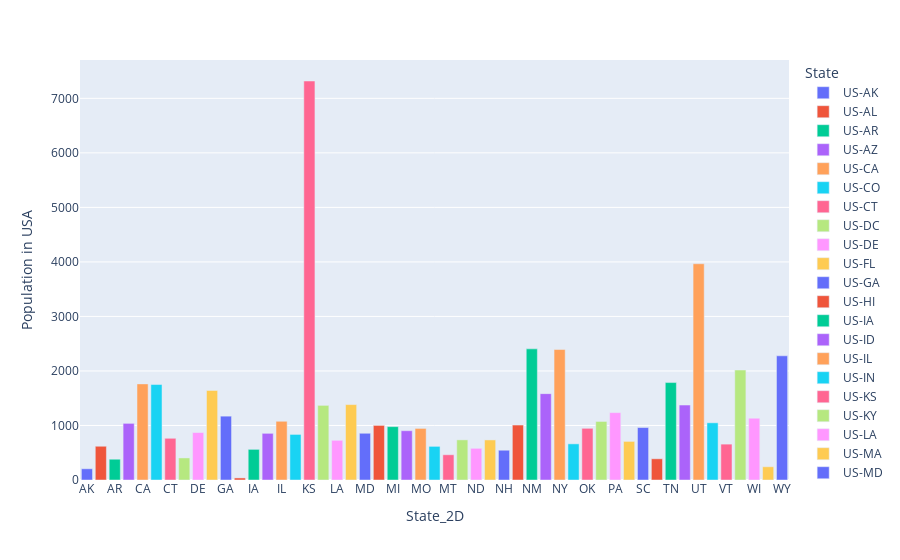

Notebook code cell kept with this figure:
### Code cell
# data_canada = data[data.country == 'Canada']
fig = px.bar(
    state_sum,
    x="State_2D",
    y="howMany",
    # hover_data=["State_2D"],
    color="State",
    labels={"howMany": "Population in USA"},
    height=400,
)
fig.show()

### Figure 1 — Plotly figure (JSON) as saved in the notebook; plotly's stock layout.template omitted (floating-point values rounded to 4 significant figures)
{"data": [{"alignmentgroup": "True", "hovertemplate": "State=US-AK<br>State_2D=%{x}<br>Population in USA=%{y}<extra></extra>", "legendgroup": "US-AK", "marker": {"color": "#636efa"}, "name": "US-AK", "offsetgroup": "US-AK", "orientation": "v", "showlegend": true, "textposition": "auto", "type": "bar", "x": ["AK"], "xaxis": "x", "y": [206], "yaxis": "y"}, {"alignmentgroup": "True", "hovertemplate": "State=US-AL<br>State_2D=%{x}<br>Population in USA=%{y}<extra></extra>", "legendgroup": "US-AL", "marker": {"color": "#EF553B"}, "name": "US-AL", "offsetgroup": "US-AL", "orientation": "v", "showlegend": true, "textposition": "auto", "type": "bar", "x": ["AL"], "xaxis": "x", "y": [619], "yaxis": "y"}, {"alignmentgroup": "True", "hovertemplate": "State=US-AR<br>State_2D=%{x}<br>Population in USA=%{y}<extra></extra>", "legendgroup": "US-AR", "marker": {"color": "#00cc96"}, "name": "US-AR", "offsetgroup": "US-AR", "orientation": "v", "showlegend": true, "textposition": "auto", "type": "bar", "x": ["AR"], "xaxis": "x", "y": [381], "yaxis": "y"}, {"alignmentgroup": "True", "hovertemplate": "State=US-AZ<br>State_2D=%{x}<br>Population in USA=%{y}<extra></extra>", "legendgroup": "US-AZ", "marker": {"color": "#ab63fa"}, "name": "US-AZ", "offsetgroup": "US-AZ", "orientation": "v", "showlegend": true, "textposition": "auto", "type": "bar", "x": ["AZ"], "xaxis": "x", "y": [1039], "yaxis": "y"}, {"alignmentgroup": "True", "hovertemplate": "State=US-CA<br>State_2D=%{x}<br>Population in USA=%{y}<extra></extra>", "legendgroup": "US-CA", "marker": {"color": "#FFA15A"}, "name": "US-CA", "offsetgroup": "US-CA", "orientation": "v", "showlegend": true, "textposition": "auto", "type": "bar", "x": ["CA"], "xaxis": "x", "y": [1763], "yaxis": "y"}, {"alignmentgroup": "True", "hovertemplate": "State=US-CO<br>State_2D=%{x}<br>Population in USA=%{y}<extra></extra>", "legendgroup": "US-CO", "marker": {"color": "#19d3f3"}, "name": "US-CO", "offsetgroup": "US-CO", "orientation": "v", "showlegend": true, "textposition": "auto", "type": "bar", "x": ["CO"], "xaxis": "x", "y": [1751], "yaxis": "y"}, {"alignmentgroup": "True", "hovertemplate": "State=US-CT<br>State_2D=%{x}<br>Population in USA=%{y}<extra></extra>", "legendgroup": "US-CT", "marker": {"color": "#FF6692"}, "name": "US-CT", "offsetgroup": "US-CT", "orientation": "v", "showlegend": true, "textposition": "auto", "type": "bar", "x": ["CT"], "xaxis": "x", "y": [765], "yaxis": "y"}, {"alignmentgroup": "True", "hovertemplate": "State=US-DC<br>State_2D=%{x}<br>Population in USA=%{y}<extra></extra>", "legendgroup": "US-DC", "marker": {"color": "#B6E880"}, "name": "US-DC", "offsetgroup": "US-DC", "orientation": "v", "showlegend": true, "textposition": "auto", "type": "bar", "x": ["DC"], "xaxis": "x", "y": [405], "yaxis": "y"}, {"alignmentgroup": "True", "hovertemplate": "State=US-DE<br>State_2D=%{x}<br>Population in USA=%{y}<extra></extra>", "legendgroup": "US-DE", "marker": {"color": "#FF97FF"}, "name": "US-DE", "offsetgroup": "US-DE", "orientation": "v", "showlegend": true, "textposition": "auto", "type": "bar", "x": ["DE"], "xaxis": "x", "y": [870], "yaxis": "y"}, {"alignmentgroup": "True", "hovertemplate": "State=US-FL<br>State_2D=%{x}<br>Population in USA=%{y}<extra></extra>", "legendgroup": "US-FL", "marker": {"color": "#FECB52"}, "name": "US-FL", "offsetgroup": "US-FL", "orientation": "v", "showlegend": true, "textposition": "auto", "type": "bar", "x": ["FL"], "xaxis": "x", "y": [1643], "yaxis": "y"}, {"alignmentgroup": "True", "hovertemplate": "State=US-GA<br>State_2D=%{x}<br>Population in USA=%{y}<extra></extra>", "legendgroup": "US-GA", "marker": {"color": "#636efa"}, "name": "US-GA", "offsetgroup": "US-GA", "orientation": "v", "showlegend": true, "textposition": "auto", "type": "bar", "x": ["GA"], "xaxis": "x", "y": [1171], "yaxis": "y"}, {"alignmentgroup": "True", "hovertemplate": "State=US-HI<br>State_2D=%{x}<br>Population in USA=%{y}<extra></extra>", "legendgroup": "US-HI", "marker": {"color": "#EF553B"}, "name": "US-HI", "offsetgroup": "US-HI", "orientation": "v", "showlegend": true, "textposition": "auto", "type": "bar", "x": ["HI"], "xaxis": "x", "y": [38], "yaxis": "y"}, {"alignmentgroup": "True", "hovertemplate": "State=US-IA<br>State_2D=%{x}<br>Population in USA=%{y}<extra></extra>", "legendgroup": "US-IA", "marker": {"color": "#00cc96"}, "name": "US-IA", "offsetgroup": "US-IA", "orientation": "v", "showlegend": true, "textposition": "auto", "type": "bar", "x": ["IA"], "xaxis": "x", "y": [562], "yaxis": "y"}, {"alignmentgroup": "True", "hovertemplate": "State=US-ID<br>State_2D=%{x}<br>Population in USA=%{y}<extra></extra>", "legendgroup": "US-ID", "marker": {"color": "#ab63fa"}, "name": "US-ID", "offsetgroup": "US-ID", "orientation": "v", "showlegend": true, "textposition": "auto", "type": "bar", "x": ["ID"], "xaxis": "x", "y": [856], "yaxis": "y"}, {"alignmentgroup": "True", "hovertemplate": "State=US-IL<br>State_2D=%{x}<br>Population in USA=%{y}<extra></extra>", "legendgroup": "US-IL", "marker": {"color": "#FFA15A"}, "name": "US-IL", "offsetgroup": "US-IL", "orientation": "v", "showlegend": true, "textposition": "auto", "type": "bar", "x": ["IL"], "xaxis": "x", "y": [1077], "yaxis": "y"}, {"alignmentgroup": "True", "hovertemplate": "State=US-IN<br>State_2D=%{x}<br>Population in USA=%{y}<extra></extra>", "legendgroup": "US-IN", "marker": {"color": "#19d3f3"}, "name": "US-IN", "offsetgroup": "US-IN", "orientation": "v", "showlegend": true, "textposition": "auto", "type": "bar", "x": ["IN"], "xaxis": "x", "y": [836], "yaxis": "y"}, {"alignmentgroup": "True", "hovertemplate": "State=US-KS<br>State_2D=%{x}<br>Population in USA=%{y}<extra></extra>", "legendgroup": "US-KS", "marker": {"color": "#FF6692"}, "name": "US-KS", "offsetgroup": "US-KS", "orientation": "v", "showlegend": true, "textposition": "auto", "type": "bar", "x": ["KS"], "xaxis": "x", "y": [7318], "yaxis": "y"}, {"alignmentgroup": "True", "hovertemplate": "State=US-KY<br>State_2D=%{x}<br>Population in USA=%{y}<extra></extra>", "legendgroup": "US-KY", "marker": {"color": "#B6E880"}, "name": "US-KY", "offsetgroup": "US-KY", "orientation": "v", "showlegend": true, "textposition": "auto", "type": "bar", "x": ["KY"], "xaxis": "x", "y": [1369], "yaxis": "y"}, {"alignmentgroup": "True", "hovertemplate": "State=US-LA<br>State_2D=%{x}<br>Population in USA=%{y}<extra></extra>", "legendgroup": "US-LA", "marker": {"color": "#FF97FF"}, "name": "US-LA", "offsetgroup": "US-LA", "orientation": "v", "showlegend": true, "textposition": "auto", "type": "bar", "x": ["LA"], "xaxis": "x", "y": [728], "yaxis": "y"}, {"alignmentgroup": "True", "hovertemplate": "State=US-MA<br>State_2D=%{x}<br>Population in USA=%{y}<extra></extra>", "legendgroup": "US-MA", "marker": {"color": "#FECB52"}, "name": "US-MA", "offsetgroup": "US-MA", "orientation": "v", "showlegend": true, "textposition": "auto", "type": "bar", "x": ["MA"], "xaxis": "x", "y": [1383], "yaxis": "y"}, {"alignmentgroup": "True", "hovertemplate": "State=US-MD<br>State_2D=%{x}<br>Population in USA=%{y}<extra></extra>", "legendgroup": "US-MD", "marker": {"color": "#636efa"}, "name": "US-MD", "offsetgroup": "US-MD", "orientation": "v", "showlegend": true, "textposition": "auto", "type": "bar", "x": ["MD"], "xaxis": "x", "y": [857], "yaxis": "y"}, {"alignmentgroup": "True", "hovertemplate": "State=US-ME<br>State_2D=%{x}<br>Population in USA=%{y}<extra></extra>", "legendgroup": "US-ME", "marker": {"color": "#EF553B"}, "name": "US-ME", "offsetgroup": "US-ME", "orientation": "v", "showlegend": true, "textposition": "auto", "type": "bar", "x": ["ME"], "xaxis": "x", "y": [1001], "yaxis": "y"}, {"alignmentgroup": "True", "hovertemplate": "State=US-MI<br>State_2D=%{x}<br>Population in USA=%{y}<extra></extra>", "legendgroup": "US-MI", "marker": {"color": "#00cc96"}, "name": "US-MI", "offsetgroup": "US-MI", "orientation": "v", "showlegend": true, "textposition": "auto", "type": "bar", "x": ["MI"], "xaxis": "x", "y": [979], "yaxis": "y"}, {"alignmentgroup": "True", "hovertemplate": "State=US-MN<br>State_2D=%{x}<br>Population in USA=%{y}<extra></extra>", "legendgroup": "US-MN", "marker": {"color": "#ab63fa"}, "name": "US-MN", "offsetgroup": "US-MN", "orientation": "v", "showlegend": true, "textposition": "auto", "type": "bar", "x": ["MN"], "xaxis": "x", "y": [904], "yaxis": "y"}, {"alignmentgroup": "True", "hovertemplate": "State=US-MO<br>State_2D=%{x}<br>Population in USA=%{y}<extra></extra>", "legendgroup": "US-MO", "marker": {"color": "#FFA15A"}, "name": "US-MO", "offsetgroup": "US-MO", "orientation": "v", "showlegend": true, "textposition": "auto", "type": "bar", "x": ["MO"], "xaxis": "x", "y": [946], "yaxis": "y"}, {"alignmentgroup": "True", "hovertemplate": "State=US-MS<br>State_2D=%{x}<br>Population in USA=%{y}<extra></extra>", "legendgroup": "US-MS", "marker": {"color": "#19d3f3"}, "name": "US-MS", "offsetgroup": "US-MS", "orientation": "v", "showlegend": true, "textposition": "auto", "type": "bar", "x": ["MS"], "xaxis": "x", "y": [617], "yaxis": "y"}, {"alignmentgroup": "True", "hovertemplate": "State=US-MT<br>State_2D=%{x}<br>Population in USA=%{y}<extra></extra>", "legendgroup": "US-MT", "marker": {"color": "#FF6692"}, "name": "US-MT", "offsetgroup": "US-MT", "orientation": "v", "showlegend": true, "textposition": "auto", "type": "bar", "x": ["MT"], "xaxis": "x", "y": [463], "yaxis": "y"}, {"alignmentgroup": "True", "hovertemplate": "State=US-NC<br>State_2D=%{x}<br>Population in USA=%{y}<extra></extra>", "legendgroup": "US-NC", "marker": {"color": "#B6E880"}, "name": "US-NC", "offsetgroup": "US-NC", "orientation": "v", "showlegend": true, "textposition": "auto", "type": "bar", "x": ["NC"], "xaxis": "x", "y": [736], "yaxis": "y"}, {"alignmentgroup": "True", "hovertemplate": "State=US-ND<br>State_2D=%{x}<br>Population in USA=%{y}<extra></extra>", "legendgroup": "US-ND", "marker": {"color": "#FF97FF"}, "name": "US-ND", "offsetgroup": "US-ND", "orientation": "v", "showlegend": true, "textposition": "auto", "type": "bar", "x": ["ND"], "xaxis": "x", "y": [581], "yaxis": "y"}, {"alignmentgroup": "True", "hovertemplate": "State=US-NE<br>State_2D=%{x}<br>Population in USA=%{y}<extra></extra>", "legendgroup": "US-NE", "marker": {"color": "#FECB52"}, "name": "US-NE", "offsetgroup": "US-NE", "orientation": "v", "showlegend": true, "textposition": "auto", "type": "bar", "x": ["NE"], "xaxis": "x", "y": [735], "yaxis": "y"}, {"alignmentgroup": "True", "hovertemplate": "State=US-NH<br>State_2D=%{x}<br>Population in USA=%{y}<extra></extra>", "legendgroup": "US-NH", "marker": {"color": "#636efa"}, "name": "US-NH", "offsetgroup": "US-NH", "orientation": "v", "showlegend": true, "textposition": "auto", "type": "bar", "x": ["NH"], "xaxis": "x", "y": [546], "yaxis": "y"}, {"alignmentgroup": "True", "hovertemplate": "State=US-NJ<br>State_2D=%{x}<br>Population in USA=%{y}<extra></extra>", "legendgroup": "US-NJ", "marker": {"color": "#EF553B"}, "name": "US-NJ", "offsetgroup": "US-NJ", "orientation": "v", "showlegend": true, "textposition": "auto", "type": "bar", "x": ["NJ"], "xaxis": "x", "y": [1008], "yaxis": "y"}, {"alignmentgroup": "True", "hovertemplate": "State=US-NM<br>State_2D=%{x}<br>Population in USA=%{y}<extra></extra>", "legendgroup": "US-NM", "marker": {"color": "#00cc96"}, "name": "US-NM", "offsetgroup": "US-NM", "orientation": "v", "showlegend": true, "textposition": "auto", "type": "bar", "x": ["NM"], "xaxis": "x", "y": [2405], "yaxis": "y"}, {"alignmentgroup": "True", "hovertemplate": "State=US-NV<br>State_2D=%{x}<br>Population in USA=%{y}<extra></extra>", "legendgroup": "US-NV", "marker": {"color": "#ab63fa"}, "name": "US-NV", "offsetgroup": "US-NV", "orientation": "v", "showlegend": true, "textposition": "auto", "type": "bar", "x": ["NV"], "xaxis": "x", "y": [1584], "yaxis": "y"}, {"alignmentgroup": "True", "hovertemplate": "State=US-NY<br>State_2D=%{x}<br>Population in USA=%{y}<extra></extra>", "legendgroup": "US-NY", "marker": {"color": "#FFA15A"}, "name": "US-NY", "offsetgroup": "US-NY", "orientation": "v", "showlegend": true, "textposition": "auto", "type": "bar", "x": ["NY"], "xaxis": "x", "y": [2393], "yaxis": "y"}, {"alignmentgroup": "True", "hovertemplate": "State=US-OH<br>State_2D=%{x}<br>Population in USA=%{y}<extra></extra>", "legendgroup": "US-OH", "marker": {"color": "#19d3f3"}, "name": "US-OH", "offsetgroup": "US-OH", "orientation": "v", "showlegend": true, "textposition": "auto", "type": "bar", "x": ["OH"], "xaxis": "x", "y": [663], "yaxis": "y"}, {"alignmentgroup": "True", "hovertemplate": "State=US-OK<br>State_2D=%{x}<br>Population in USA=%{y}<extra></extra>", "legendgroup": "US-OK", "marker": {"color": "#FF6692"}, "name": "US-OK", "offsetgroup": "US-OK", "orientation": "v", "showlegend": true, "textposition": "auto", "type": "bar", "x": ["OK"], "xaxis": "x", "y": [948], "yaxis": "y"}, {"alignmentgroup": "True", "hovertemplate": "State=US-OR<br>State_2D=%{x}<br>Population in USA=%{y}<extra></extra>", "legendgroup": "US-OR", "marker": {"color": "#B6E880"}, "name": "US-OR", "offsetgroup": "US-OR", "orientation": "v", "showlegend": true, "textposition": "auto", "type": "bar", "x": ["OR"], "xaxis": "x", "y": [1074], "yaxis": "y"}, {"alignmentgroup": "True", "hovertemplate": "State=US-PA<br>State_2D=%{x}<br>Population in USA=%{y}<extra></extra>", "legendgroup": "US-PA", "marker": {"color": "#FF97FF"}, "name": "US-PA", "offsetgroup": "US-PA", "orientation": "v", "showlegend": true, "textposition": "auto", "type": "bar", "x": ["PA"], "xaxis": "x", "y": [1236], "yaxis": "y"}, {"alignmentgroup": "True", "hovertemplate": "State=US-RI<br>State_2D=%{x}<br>Population in USA=%{y}<extra></extra>", "legendgroup": "US-RI", "marker": {"color": "#FECB52"}, "name": "US-RI", "offsetgroup": "US-RI", "orientation": "v", "showlegend": true, "textposition": "auto", "type": "bar", "x": ["RI"], "xaxis": "x", "y": [708], "yaxis": "y"}, {"alignmentgroup": "True", "hovertemplate": "State=US-SC<br>State_2D=%{x}<br>Population in USA=%{y}<extra></extra>", "legendgroup": "US-SC", "marker": {"color": "#636efa"}, "name": "US-SC", "offsetgroup": "US-SC", "orientation": "v", "showlegend": true, "textposition": "auto", "type": "bar", "x": ["SC"], "xaxis": "x", "y": [962], "yaxis": "y"}, {"alignmentgroup": "True", "hovertemplate": "State=US-SD<br>State_2D=%{x}<br>Population in USA=%{y}<extra></extra>", "legendgroup": "US-SD", "marker": {"color": "#EF553B"}, "name": "US-SD", "offsetgroup": "US-SD", "orientation": "v", "showlegend": true, "textposition": "auto", "type": "bar", "x": ["SD"], "xaxis": "x", "y": [389], "yaxis": "y"}, {"alignmentgroup": "True", "hovertemplate": "State=US-TN<br>State_2D=%{x}<br>Population in USA=%{y}<extra></extra>", "legendgroup": "US-TN", "marker": {"color": "#00cc96"}, "name": "US-TN", "offsetgroup": "US-TN", "orientation": "v", "showlegend": true, "textposition": "auto", "type": "bar", "x": ["TN"], "xaxis": "x", "y": [1787], "yaxis": "y"}, {"alignmentgroup": "True", "hovertemplate": "State=US-TX<br>State_2D=%{x}<br>Population in USA=%{y}<extra></extra>", "legendgroup": "US-TX", "marker": {"color": "#ab63fa"}, "name": "US-TX", "offsetgroup": "US-TX", "orientation": "v", "showlegend": true, "textposition": "auto", "type": "bar", "x": ["TX"], "xaxis": "x", "y": [1375], "yaxis": "y"}, {"alignmentgroup": "True", "hovertemplate": "State=US-UT<br>State_2D=%{x}<br>Population in USA=%{y}<extra></extra>", "legendgroup": "US-UT", "marker": {"color": "#FFA15A"}, "name": "US-UT", "offsetgroup": "US-UT", "orientation": "v", "showlegend": true, "textposition": "auto", "type": "bar", "x": ["UT"], "xaxis": "x", "y": [3966], "yaxis": "y"}, {"alignmentgroup": "True", "hovertemplate": "State=US-VA<br>State_2D=%{x}<br>Population in USA=%{y}<extra></extra>", "legendgroup": "US-VA", "marker": {"color": "#19d3f3"}, "name": "US-VA", "offsetgroup": "US-VA", "orientation": "v", "showlegend": true, "textposition": "auto", "type": "bar", "x": ["VA"], "xaxis": "x", "y": [1049], "yaxis": "y"}, {"alignmentgroup": "True", "hovertemplate": "State=US-VT<br>State_2D=%{x}<br>Population in USA=%{y}<extra></extra>", "legendgroup": "US-VT", "marker": {"color": "#FF6692"}, "name": "US-VT", "offsetgroup": "US-VT", "orientation": "v", "showlegend": true, "textposition": "auto", "type": "bar", "x": ["VT"], "xaxis": "x", "y": [658], "yaxis": "y"}, {"alignmentgroup": "True", "hovertemplate": "State=US-WA<br>State_2D=%{x}<br>Population in USA=%{y}<extra></extra>", "legendgroup": "US-WA", "marker": {"color": "#B6E880"}, "name": "US-WA", "offsetgroup": "US-WA", "orientation": "v", "showlegend": true, "textposition": "auto", "type": "bar", "x": ["WA"], "xaxis": "x", "y": [2017], "yaxis": "y"}, {"alignmentgroup": "True", "hovertemplate": "State=US-WI<br>State_2D=%{x}<br>Population in USA=%{y}<extra></extra>", "legendgroup": "US-WI", "marker": {"color": "#FF97FF"}, "name": "US-WI", "offsetgroup": "US-WI", "orientation": "v", "showlegend": true, "textposition": "auto", "type": "bar", "x": ["WI"], "xaxis": "x", "y": [1133], "yaxis": "y"}, {"alignmentgroup": "True", "hovertemplate": "State=US-WV<br>State_2D=%{x}<br>Population in USA=%{y}<extra></extra>", "legendgroup": "US-WV", "marker": {"color": "#FECB52"}, "name": "US-WV", "offsetgroup": "US-WV", "orientation": "v", "showlegend": true, "textposition": "auto", "type": "bar", "x": ["WV"], "xaxis": "x", "y": [243], "yaxis": "y"}, {"alignmentgroup": "True", "hovertemplate": "State=US-WY<br>State_2D=%{x}<br>Population in USA=%{y}<extra></extra>", "legendgroup": "US-WY", "marker": {"color": "#636efa"}, "name": "US-WY", "offsetgroup": "US-WY", "orientation": "v", "showlegend": true, "textposition": "auto", "type": "bar", "x": ["WY"], "xaxis": "x", "y": [2278], "yaxis": "y"}], "layout": {"autosize": true, "barmode": "relative", "legend": {"title": {"text": "State"}, "tracegroupgap": 0}, "margin": {"t": 60}, "xaxis": {"anchor": "y", "autorange": true, "domain": [0, 1], "range": [-0.5, 50.5], "title": {"text": "State_2D"}, "type": "category"}, "yaxis": {"anchor": "x", "autorange": true, "domain": [0, 1], "range": [0, 7703.0], "title": {"text": "Population in USA"}, "type": "linear"}}}
